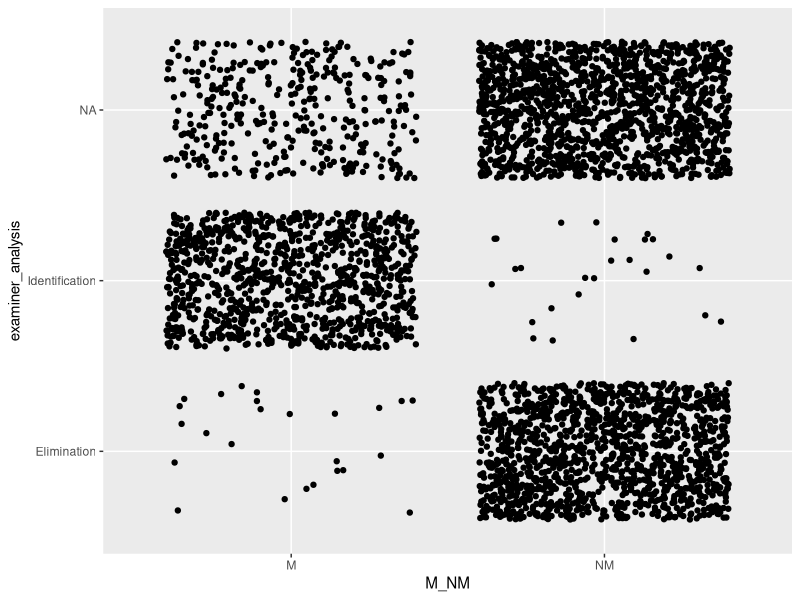
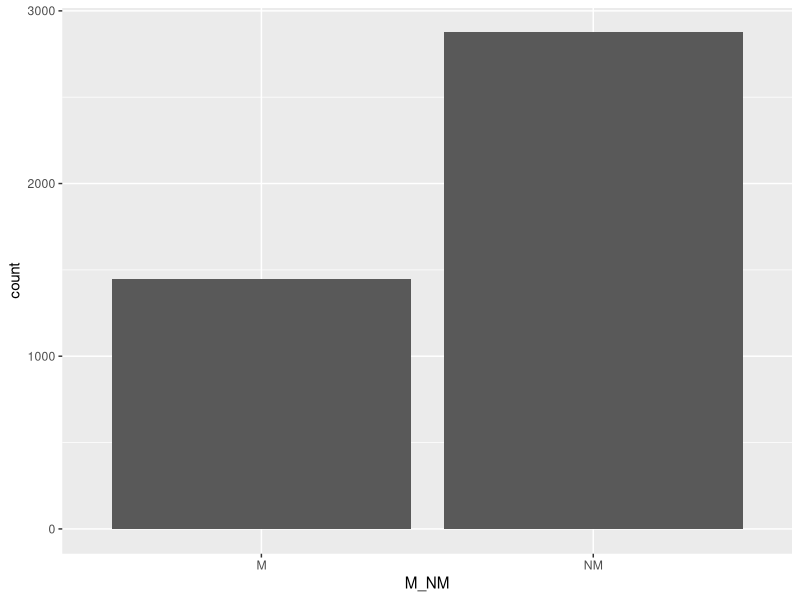
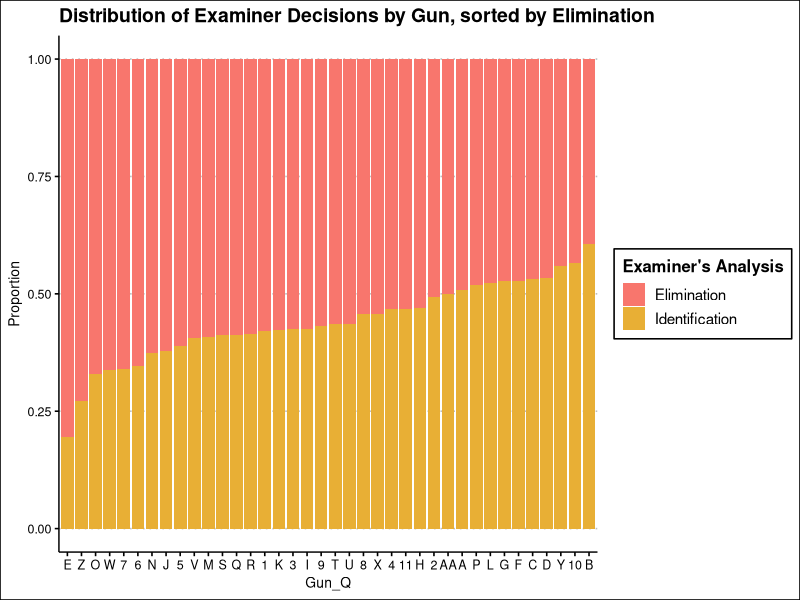
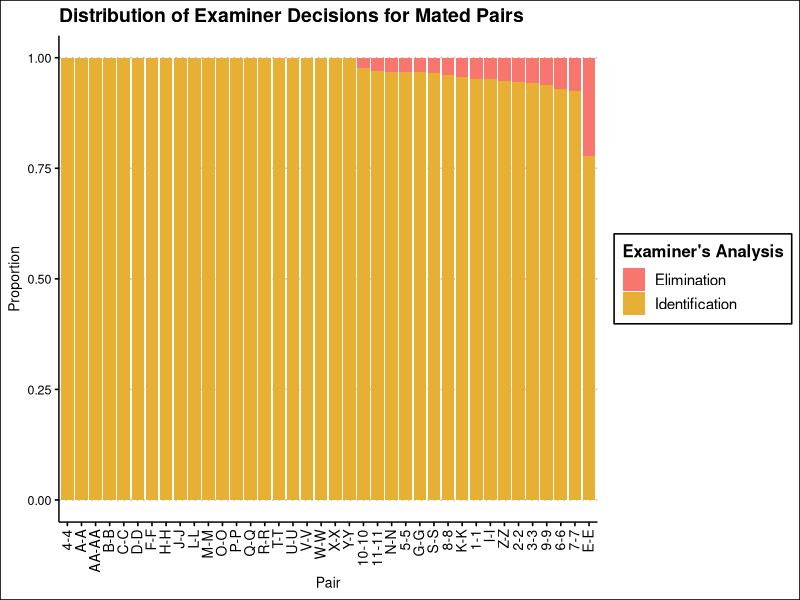
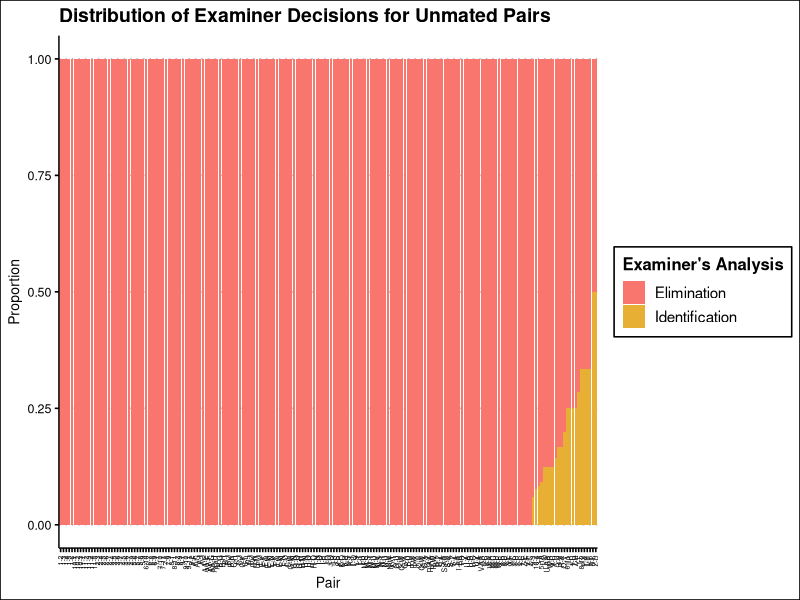
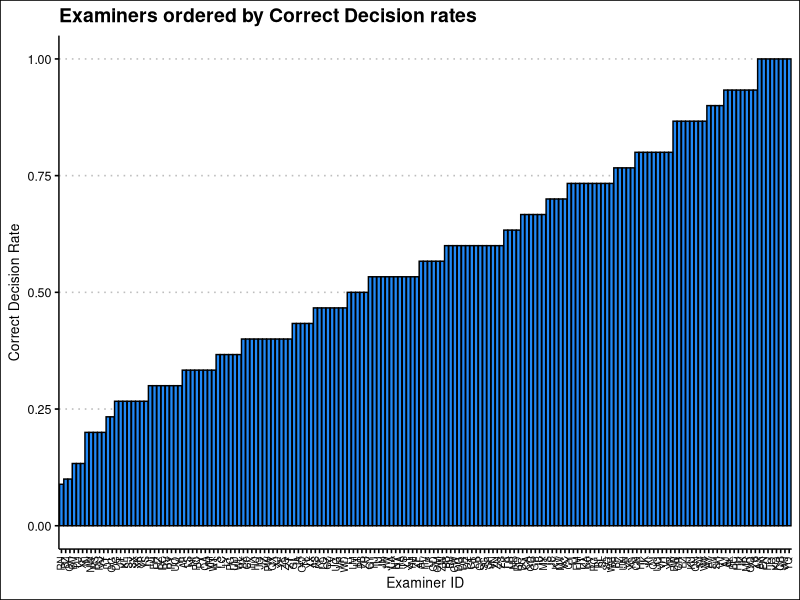

These figures' R source, in order:
## ---- chunk 1
library(tidyverse)
library(readxl)
library(vcd)
library(ggthemes)
library(forcats)
## ---- chunk 2
# Loading in the data
clean_data <- read_csv('clean_data.csv')

# brief column cleaning
clean_data$examiner_analysis <- clean_data$`Examiner's Analysis`
clean_data$examiner_analysis <- fct_relevel(clean_data$examiner_analysis, c('Elimination', 'Inc-C', 'Inc-B', 'Inc-A', 'Identification'))
## ---- chunk 3
# Per-pair counts of decisions
pair_summary <- clean_data %>%
  count(Pair, `Examiner's Analysis`) %>%
  pivot_wider(
    names_from = `Examiner's Analysis`,
    values_from = n,
    values_fill = 0
  )
## ---- chunk 4
# Counts of pair observations and individual gun observations
pair_counts <- clean_data %>% group_by(Pair) %>% summarize(n = n())

gun_counts <- clean_data %>% group_by(Gun_Q) %>% summarize(n = n())
## ---- chunk 5
# Per-examiner counts of decisions made
exam_summary <- clean_data %>%
  count(ExamID, `Examiner's Analysis`) %>%
  pivot_wider(
    names_from = `Examiner's Analysis`,
    values_from = n,
    values_fill = 0
  )
## ---- chunk 6
# Jitter plot of examiner decisions 
ggplot(clean_data %>%
  filter(!examiner_analysis %in% c(
    "X-Did not provide answer",
    "Unsuitable-Lack of sufficent marks on QUESTIONED sample",
     "Unsuitable-Lack of sufficent marks on QUESTIONED and KNOWN samples",
    "Unsuitable-Lack of sufficent marks on KNOWN samples",
    "Inc",
    "Inc-B and Inc-C",
     "Inc-A and Inc-C"
  )), aes(x = M_NM, y = examiner_analysis)) +
  geom_jitter()



# mated vs nonmated counts
ggplot(clean_data, aes(x = M_NM)) + 
  geom_bar()

# Sort proportions based on elimination rates
elim_sorted <- clean_data %>% 
  group_by(Gun_Q) %>% 
  summarize(prop_elim = mean(`Examiner's Analysis` == "Elimination", na.rm = TRUE)) %>% 
  arrange(desc(prop_elim)) %>% 
  pull(Gun_Q)

# Visualize proportions of decisions made based on gun
clean_data %>%
  filter(examiner_analysis %in% c("Elimination", "Inc-C", "Inc-B", "Inc-A", "Identification")) %>% 
  mutate(Gun_Q = factor(Gun_Q, levels = elim_sorted)) %>%
  ggplot(aes(x = Gun_Q, fill = examiner_analysis)) +
  geom_bar(position = "fill") +
  labs(
    x = "Gun_Q",
    y = "Proportion",
    fill = "Examiner's Analysis",
    title = "Distribution of Examiner Decisions by Gun, sorted by Elimination"
  ) + 
  theme_clean() + 
    scale_fill_manual(values=c("#F8766D", "#E8AF35", "#EBE41E", "#00BA38", "#2089F7"))


# Graph pairs rather than guns. Separating into M and NM to cut the amount of pairs


# Sorting mated pairs
mated_sorted <- clean_data %>% 
  group_by(Pair) %>% 
  summarize(prop_id = mean(examiner_analysis == 'Identification', na.rm = TRUE)) %>% 
  arrange(desc(prop_id)) %>% 
  pull(Pair)

# graphing Mated pairs
clean_data %>%
  filter(M_NM == "M") %>% 
  filter(examiner_analysis %in% c("Elimination", "Identification", "Inc-C", "Inc-B", "Inc-A")) %>% 
  mutate(Pair = factor(Pair, levels = mated_sorted)) %>% 
  ggplot(aes(x = Pair, fill = examiner_analysis)) +
  geom_bar(position = "fill") +
  labs(
    x = "Pair",
    y = "Proportion",
    fill = "Examiner's Analysis",
    title = "Distribution of Examiner Decisions for Mated Pairs"
  ) + 
  theme_clean() + 
  theme(axis.text.x = element_text(angle = 90, hjust = 1, vjust = 0.4, size = 10)) + 
  scale_fill_manual(values=c("#F8766D", "#E8AF35", "#EBE41E", "#00BA38", "#2089F7"))


# Sorting unmated pairs
unmated_sorted <- clean_data %>% 
  group_by(Pair) %>% 
  summarize(prop_el = mean(examiner_analysis == 'Elimination', na.rm = TRUE)) %>% 
  arrange(desc(prop_el)) %>% 
  pull(Pair)



# graphing non mated pairs
clean_data %>%
  filter(M_NM == "NM") %>% 
  filter(examiner_analysis %in% c("Elimination", "Identification", "Inc-C", "Inc-B", "Inc-A")) %>% 
  mutate(Pair = factor(Pair, levels = unmated_sorted)) %>% 
  ggplot(aes(x = Pair, fill = examiner_analysis)) +
  geom_bar(position = "fill") +
  labs(
    x = "Pair",
    y = "Proportion",
    fill = "Examiner's Analysis",
    title = "Distribution of Examiner Decisions for Unmated Pairs"
  ) + 
  theme_clean() + 
  theme(axis.text.x = element_text(angle = 90, hjust = 1, vjust = 0.4, size = 5))+ 
  scale_fill_manual(values=c("#F8766D", "#E8AF35", "#EBE41E", "#00BA38", "#2089F7"))




# Adding a 'correct' column for when examiners make the correct decision
clean_data <- clean_data %>%
  mutate(correct = case_when(
    M_NM == "NM" & examiner_analysis == "Elimination" ~ 1,
    M_NM == "M" & examiner_analysis == "Identification" ~ 1,
    TRUE ~ 0
  ))

# Graphing examiner correct decisions made
clean_data %>%
  group_by(ExamID) %>%
  summarize(correct_rate = mean(correct, na.rm = TRUE)) %>%
  ggplot(aes(x = reorder(factor(ExamID), correct_rate), y = correct_rate)) +
  geom_bar(stat = "identity", fill = "#2089F7", color = 'black') +
  labs(x = "Examiner ID", y = "Correct Decision Rate", title = "Examiners ordered by Correct Decision rates") +
  theme_clean() +
  theme(axis.text.x = element_text(angle = 90, hjust = 1, vjust = 0.4, size = 7))
## ---- chunk 7
